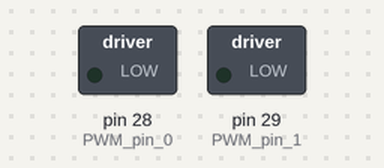
The sketch below on a simulated Arduino Mega 2560, built with avr-gcc and run on an emulated ATmega2560. Shown: switched loads named in the sketch (green lamp = pin HIGH).

Above: at 0.1 s.
Timing chart, 0 to 1.6 s (numbered marks = the images above):
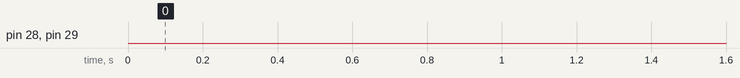

The sketch:

Servo_motor_180_degree.ino.ino
```cpp
//original code by Neil Gershenfeld, modified by Vaibhav Saxena

#include <avr/io.h>
#include <util/delay.h>

#define output(directions,pin) (directions |= pin) // set port direction for output
#define set(port,pin) (port |= pin) // set port pin
#define clear(port,pin) (port &= (~pin)) // clear port pin
#define pin_test(pins,pin) (pins & pin) // test for port pin
#define bit_test(byte,bit) (byte & (1 << bit)) // test for bit set
#define position_delay() _delay_ms(1000)

#define PWM_port PORTA
#define PWM_direction DDRA
#define PWM_pin_0 (1 << PA6)
#define PWM_pin_1 (1 << PA7)

#define loop_count 30

int main(void) {
   //
   // main
   //
   uint8_t i;
   //
   // set clock divider to /1
   //
   CLKPR = (1 << CLKPCE);
   CLKPR = (0 << CLKPS3) | (0 << CLKPS2) | (0 << CLKPS1) | (0 << CLKPS0);
   //
   // set PWM pins to output
   //
   clear(PWM_port, PWM_pin_0);
   output(PWM_direction, PWM_pin_0);
   clear(PWM_port, PWM_pin_1);
   output(PWM_direction, PWM_pin_1);
   //
   // main loop
   //
   while (1) {
      for (i = 0; i < loop_count; ++i) {
         set(PWM_port,PWM_pin_0);
         set(PWM_port,PWM_pin_1);
         _delay_us(700);
         clear(PWM_port,PWM_pin_0);
         clear(PWM_port,PWM_pin_1);
         _delay_us(19300);
         }
       for (i = 0; i < loop_count; ++i) {
         set(PWM_port,PWM_pin_0);
         set(PWM_port,PWM_pin_1);
         _delay_us(2700);
         clear(PWM_port,PWM_pin_0);
         clear(PWM_port,PWM_pin_1);
         _delay_us(17300);
         }
      for (i = 0; i < loop_count; ++i) {
         set(PWM_port,PWM_pin_0);
         set(PWM_port,PWM_pin_1);
         _delay_us(700);
         clear(PWM_port,PWM_pin_0);
         clear(PWM_port,PWM_pin_1);
         _delay_us(19300);
         }
      }
   }
```
